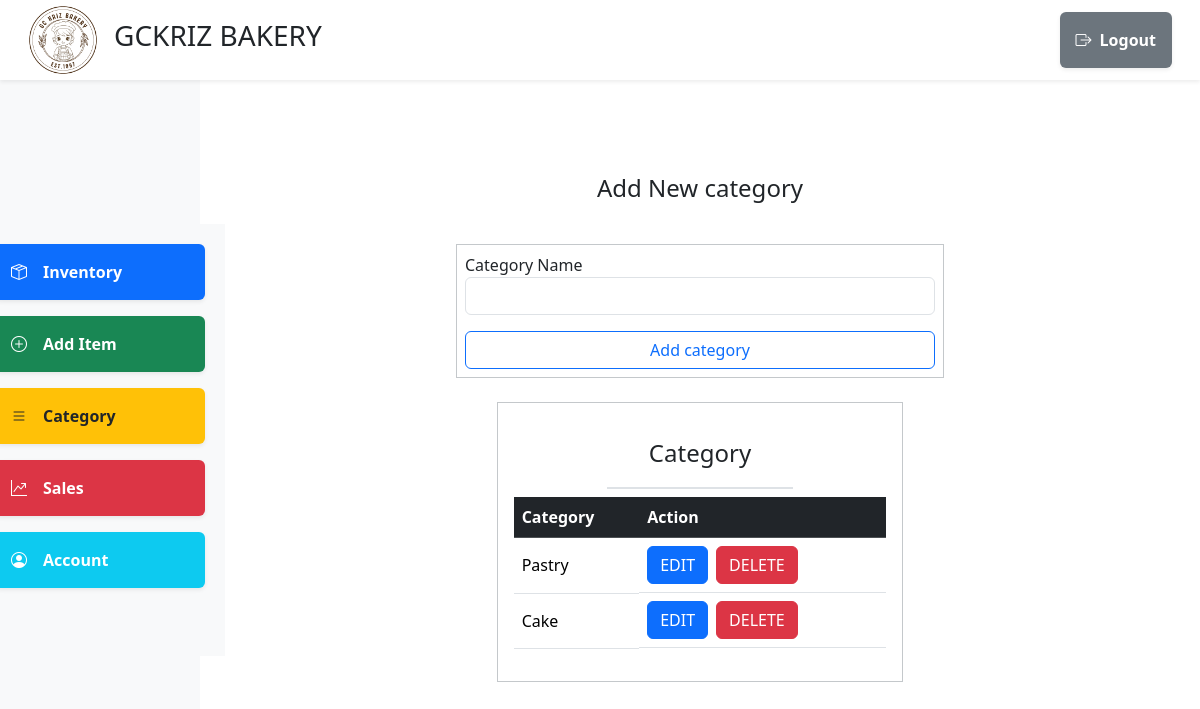
The page /admin/admin_category.php on the database as committed earlier.
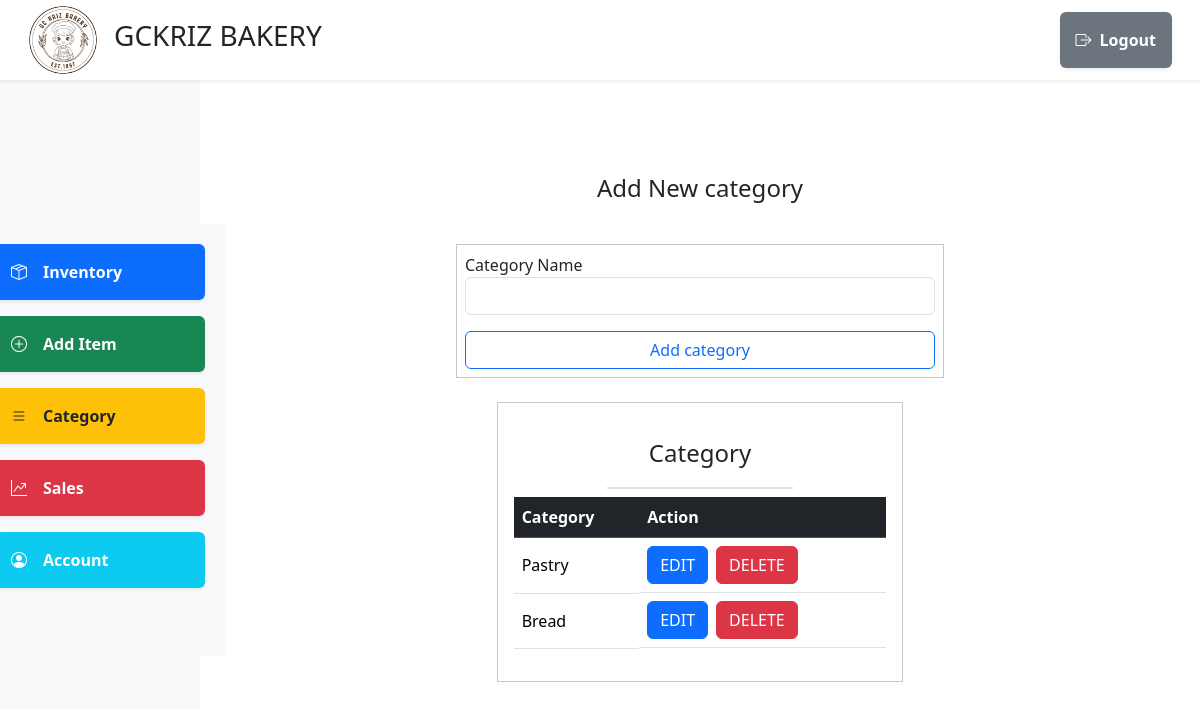
The same page on the database as committed later.
### tables this page shows
CREATE TABLE `categories` (
  `categoryID` int NOT NULL,
  `categoryName` varchar(250) DEFAULT NULL
);

### model/category.php (called while the page is built, shortened)
<?php
require_once __DIR__.'/../_init.php';
class Category{
    public static function getAll(){
        global $connection;
        $sql_command = "SELECT * FROM categories";
        $stmt = $connection->prepare($sql_command);
        $stmt->execute();
        $result = $stmt->get_result();
        $data = $result->fetch_all(MYSQLI_ASSOC);
        return $data;
    }
}

### admin/admin_category.php (the view, shortened to what this page needs)
<?php
require "../_init.php";
$Category = new Category();
?>
<!DOCTYPE html>
<html lang="en">
<head>
</head>
<body>
    <?php require "../template/nav.php";  ?>
    <div class="container-fluid full-vh-vw">
    <div class="row h-100">
      <div class="col-2 bg-light d-flex align-items-center justify-content-center">
        <?php require "../template/side_nav.php"; ?>
      </div>
      <div class="col-10 d-flex flex-column align-items-center justify-content-center">
        <h4>Add New category</h4>
        <form action="../controller/category_controller.php?action=<?=isset($_GET['category-id']) ? 'update-category' : 'add-category'?>&category-id=<?=isset($_GET['category-id']) ? $_GET['category-id'] : ''?>" method="POST" class="d-flex flex-column border p-2 border-secondary-subtle w-50">
              <div class="form-group mb-3">
                  <label for="category-name">Category Name</label>
                  <input
                  type="text"
                  name="category-name"
                  class="form-control"
                  id="category-name"
                  value="<?=isset($_GET['category-name']) ? $_GET['category-name'] : ''?>"
                  required>
              </div>
              <button type="submit" class="btn btn-outline-primary">Add category</button>
        </form>
        <div class="col-5 d-flex flex-column align-items-center justify-content-start border border-secondary bg-white border-secondary-subtle p-3 m-4 ">
             <div class="d-flex justify-content-center align-items-center w-50 mb-2 border-bottom border-2 border-subtle" style="height: 70px">
                 <h4 class="mb-0 text-center">Category</h4>
             </div>
                 <table class="table table-responsive table-hover">
                     <thead class="table-dark align-middle ">
                         <tr>
                             <th scope="col">Category</th>
                             <th scope="col">Action</th>
                         </tr>
                     </thead>
                         <tbody>
                             <?php foreach($Category->getAll() as $category) : ?>
                                 <tr class="align-middle">
                                     <td><?= $category["categoryName"]?></td>
                                     <td class="d-flex flex-row">
                                         <a href="?action=update-category&category-name=<?=$category["categoryName"]?>&category-id=<?=$category["categoryID"]?>" class="btn btn-primary">EDIT</a>
                                         <form action="../controller/category_controller.php?action=delete-category" method="POST" class="mx-2">
                                             <button type="submit" name="submit" class="btn btn-danger">DELETE</button>
                                         </form>
                                     </td>
                                 </tr>
                             <?php endforeach;?>
                         </tbody>
                 </table>
             </div>
      </div>
    </div>
    </div>
</body>
</html>

Rows that differ between the two databases and show on the page:
changed categories: categoryName "Cake" → "Bread"
